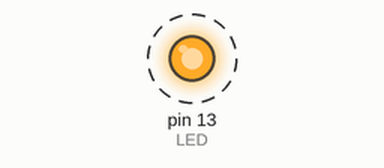
Bench run of a sketch on a simulated Arduino Uno, built with avr-gcc and run on an emulated ATmega328P. On the bench: output pins drawn as LEDs (lit = HIGH). Dashed ring = blinking. What the sketch prints to the serial monitor is not drawn.

Above: at 0.2 s.
Timing chart, 0 to 3.0 s (numbered marks = the images above):
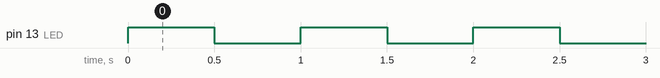

The sketch:

timerInterrupt1.049.ino
```cpp
// int LED=13;
// int state=0;

// void setup(){
//   pinMode(LED,OUTPUT);
//   Serial.begin(9600);
//   //1.disable all the interrupts
//   // no interrupts should occur during the setup
//   cli();// clear and disable all interrupts

//   //2. timer settings
//   //disable the PWM on TIMER
//   TCCR1A=0;
//   TCCR1B=0;
//   // SET THE PRESCALER TO 256
//   //Check page no. 142 and 143
//   TCCR1B=0b00000100;

//   //enable the timer overflow interupt
//   // check page no. 144, 145
//   TIMSK1 = 0b00000001;

//   //enable all interrupts for arduino
//   sei();
// }
// void loop(){
//   unsigned int count = TCNT1;
//   Serial.print("Count = ");
//   Serial.println(count);


// }

// ISR(TIMER1_OVF_vect)
// {
//   state = !state;
//   digitalWrite(LED, state);

// }

/////////////////////////////////////////////
//// now with 31250 done::::::::::::)

int LED = 13;            // Pin for LED
int state = 0;           // LED state (on/off)

void setup() {
  pinMode(LED, OUTPUT);   // Set the LED pin as output
  Serial.begin(9600);     // Start serial communication

  // 1. Disable all interrupts during setup
  cli();  // Clear and disable all interrupts

  // 2. Timer settings
  // Set the Timer1 to CTC (Clear Timer on Compare Match) mode
  TCCR1A = 0;             // Normal mode, no PWM
  TCCR1B = 0;    // CTC mode (WGM12 = 1)

  TCCR1B = 0b00000100;

  TIMSK1 = 0b00000010;

  OCR1A = 31250;


  // 4. Enable global interrupts
  sei();  // Enable interrupts globally
}

void loop() {
  // Main loop can be empty or can perform other tasks.
  // The LED toggling will be handled by the ISR.
  unsigned int count = TCNT1;
  Serial.print("Raj ka body count = ");
  Serial.println(count);
}

// Timer1 Output Compare A Interrupt Service Routine (ISR)
ISR(TIMER1_COMPA_vect) {
  // This function is called every time Timer1 reaches OCR1A (500 microseconds)
  TCNT1 = 0;
  state = !state;            // Toggle the LED state
  digitalWrite(LED, state);  // Write the new state to the LED
}
```

Measured:
- by itself, pin 13 (LED): alternates HIGH for 0.50 s and LOW for 0.50 s
